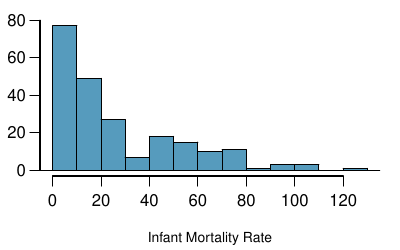

Recreate this plot in R.
setwd('~/OI_Biostat/oi_biostat_source/ch_inference_foundations_oi_biostat/figures/eoce/infantmortal')

library(openintro)


pdf("infantmortal.pdf", height = 2.5, width = 4)

par(mar=c(3.7,2,1,1), las=1, mgp=c(2.5,0.7,0), mfrow = c(1,1), cex.lab = 1.25)

histPlot(infMortRate$infMortRate, col = COL[1], xlab = "Infant Mortality Rate", ylab = "", cex.lab = 0.8)


dev.off()

